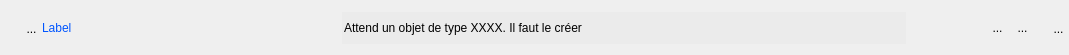
<?xml version="1.0" encoding="UTF-8"?>
<ui version="4.0">
 <class>WidgetVide</class>
 <widget class="QWidget" name="WidgetVide">
  <property name="geometry">
   <rect>
    <x>0</x>
    <y>0</y>
    <width>1069</width>
    <height>55</height>
   </rect>
  </property>
  <property name="sizePolicy">
   <sizepolicy hsizetype="Preferred" vsizetype="Fixed">
    <horstretch>0</horstretch>
    <verstretch>0</verstretch>
   </sizepolicy>
  </property>
  <property name="minimumSize">
   <size>
    <width>0</width>
    <height>0</height>
   </size>
  </property>
  <property name="windowTitle">
   <string>Form</string>
  </property>
  <layout class="QHBoxLayout" name="horizontalLayout_3">
   <property name="spacing">
    <number>0</number>
   </property>
   <property name="leftMargin">
    <number>0</number>
   </property>
   <property name="topMargin">
    <number>2</number>
   </property>
   <property name="rightMargin">
    <number>0</number>
   </property>
   <property name="bottomMargin">
    <number>0</number>
   </property>
   <item>
    <layout class="QHBoxLayout" name="horizontalLayout">
     <property name="spacing">
      <number>0</number>
     </property>
     <property name="sizeConstraint">
      <enum>QLayout::SetFixedSize</enum>
     </property>
     <item>
      <spacer name="horizontalSpacer_3">
       <property name="orientation">
        <enum>Qt::Horizontal</enum>
       </property>
       <property name="sizeType">
        <enum>QSizePolicy::Fixed</enum>
       </property>
       <property name="sizeHint" stdset="0">
        <size>
         <width>21</width>
         <height>20</height>
        </size>
       </property>
      </spacer>
     </item>
     <item>
      <widget class="MonBoutonValide" name="RBValide">
       <property name="minimumSize">
        <size>
         <width>21</width>
         <height>31</height>
        </size>
       </property>
       <property name="maximumSize">
        <size>
         <width>21</width>
         <height>35</height>
        </size>
       </property>
       <property name="focusPolicy">
        <enum>Qt::ClickFocus</enum>
       </property>
       <property name="styleSheet">
        <string notr="true">border : 0px</string>
       </property>
       <property name="text">
        <string>...</string>
       </property>
       <property name="icon">
        <iconset>
         <normaloff>../Editeur/icons/ast-green-ball.png</normaloff>../Editeur/icons/ast-green-ball.png</iconset>
       </property>
       <property name="iconSize">
        <size>
         <width>32</width>
         <height>32</height>
        </size>
       </property>
      </widget>
     </item>
    </layout>
   </item>
   <item>
    <widget class="QLabel" name="label">
     <property name="sizePolicy">
      <sizepolicy hsizetype="Fixed" vsizetype="Fixed">
       <horstretch>0</horstretch>
       <verstretch>0</verstretch>
      </sizepolicy>
     </property>
     <property name="minimumSize">
      <size>
       <width>300</width>
       <height>24</height>
      </size>
     </property>
     <property name="maximumSize">
      <size>
       <width>178</width>
       <height>16777215</height>
      </size>
     </property>
     <property name="frameShape">
      <enum>QFrame::NoFrame</enum>
     </property>
     <property name="text">
      <string>&lt;html&gt;&lt;head/&gt;&lt;body&gt;&lt;p&gt;&lt;span style=&quot; color:#0055ff;&quot;&gt;Label&lt;/span&gt;&lt;/p&gt;&lt;/body&gt;&lt;/html&gt;</string>
     </property>
    </widget>
   </item>
   <item>
    <widget class="QLineEdit" name="lineEditVal">
     <property name="sizePolicy">
      <sizepolicy hsizetype="Preferred" vsizetype="Fixed">
       <horstretch>1</horstretch>
       <verstretch>0</verstretch>
      </sizepolicy>
     </property>
     <property name="minimumSize">
      <size>
       <width>0</width>
       <height>32</height>
      </size>
     </property>
     <property name="maximumSize">
      <size>
       <width>805</width>
       <height>16777215</height>
      </size>
     </property>
     <property name="styleSheet">
      <string notr="true">background:rgb(235,235,235);
border:0px;</string>
     </property>
     <property name="text">
      <string>Attend un objet de type XXXX. Il faut le créer</string>
     </property>
    </widget>
   </item>
   <item>
    <spacer name="horizontalSpacer_2">
     <property name="orientation">
      <enum>Qt::Horizontal</enum>
     </property>
     <property name="sizeType">
      <enum>QSizePolicy::MinimumExpanding</enum>
     </property>
     <property name="sizeHint" stdset="0">
      <size>
       <width>79</width>
       <height>17</height>
      </size>
     </property>
    </spacer>
   </item>
   <item>
    <layout class="QHBoxLayout" name="horizontalLayout_2">
     <property name="spacing">
      <number>0</number>
     </property>
     <item>
      <widget class="QToolButton" name="RBSalome">
       <property name="minimumSize">
        <size>
         <width>25</width>
         <height>30</height>
        </size>
       </property>
       <property name="maximumSize">
        <size>
         <width>25</width>
         <height>30</height>
        </size>
       </property>
       <property name="focusPolicy">
        <enum>Qt::ClickFocus</enum>
       </property>
       <property name="styleSheet">
        <string notr="true">border : 0px</string>
       </property>
       <property name="text">
        <string>...</string>
       </property>
       <property name="icon">
        <iconset>
         <normaloff>../Editeur/icons/flecheSalome.png</normaloff>../Editeur/icons/flecheSalome.png</iconset>
       </property>
       <property name="iconSize">
        <size>
         <width>32</width>
         <height>32</height>
        </size>
       </property>
      </widget>
     </item>
     <item>
      <widget class="QToolButton" name="RBSalomeVue">
       <property name="sizePolicy">
        <sizepolicy hsizetype="Fixed" vsizetype="Fixed">
         <horstretch>0</horstretch>
         <verstretch>0</verstretch>
        </sizepolicy>
       </property>
       <property name="minimumSize">
        <size>
         <width>25</width>
         <height>30</height>
        </size>
       </property>
       <property name="maximumSize">
        <size>
         <width>25</width>
         <height>30</height>
        </size>
       </property>
       <property name="focusPolicy">
        <enum>Qt::ClickFocus</enum>
       </property>
       <property name="styleSheet">
        <string notr="true">border:0px</string>
       </property>
       <property name="text">
        <string>...</string>
       </property>
       <property name="icon">
        <iconset>
         <normaloff>../Editeur/icons/icon_salome.png</normaloff>../Editeur/icons/icon_salome.png</iconset>
       </property>
       <property name="iconSize">
        <size>
         <width>32</width>
         <height>32</height>
        </size>
       </property>
      </widget>
     </item>
     <item>
      <spacer name="horizontalSpacer">
       <property name="orientation">
        <enum>Qt::Horizontal</enum>
       </property>
       <property name="sizeType">
        <enum>QSizePolicy::Fixed</enum>
       </property>
       <property name="sizeHint" stdset="0">
        <size>
         <width>13</width>
         <height>20</height>
        </size>
       </property>
      </spacer>
     </item>
     <item>
      <widget class="QToolButton" name="RBPoubelle">
       <property name="minimumSize">
        <size>
         <width>21</width>
         <height>31</height>
        </size>
       </property>
       <property name="maximumSize">
        <size>
         <width>21</width>
         <height>31</height>
        </size>
       </property>
       <property name="focusPolicy">
        <enum>Qt::ClickFocus</enum>
       </property>
       <property name="styleSheet">
        <string notr="true">border : 0px</string>
       </property>
       <property name="text">
        <string>...</string>
       </property>
       <property name="icon">
        <iconset>
         <normaloff>../Editeur/icons/deleteRond.png</normaloff>../Editeur/icons/deleteRond.png</iconset>
       </property>
       <property name="iconSize">
        <size>
         <width>21</width>
         <height>32</height>
        </size>
       </property>
      </widget>
     </item>
    </layout>
   </item>
  </layout>
 </widget>
 <customwidgets>
  <customwidget>
   <class>MonBoutonValide</class>
   <extends>QToolButton</extends>
   <header>monBoutonValide.h</header>
  </customwidget>
 </customwidgets>
 <tabstops>
  <tabstop>lineEditVal</tabstop>
  <tabstop>RBSalome</tabstop>
  <tabstop>RBSalomeVue</tabstop>
  <tabstop>RBValide</tabstop>
  <tabstop>RBPoubelle</tabstop>
 </tabstops>
 <resources/>
 <connections/>
</ui>
